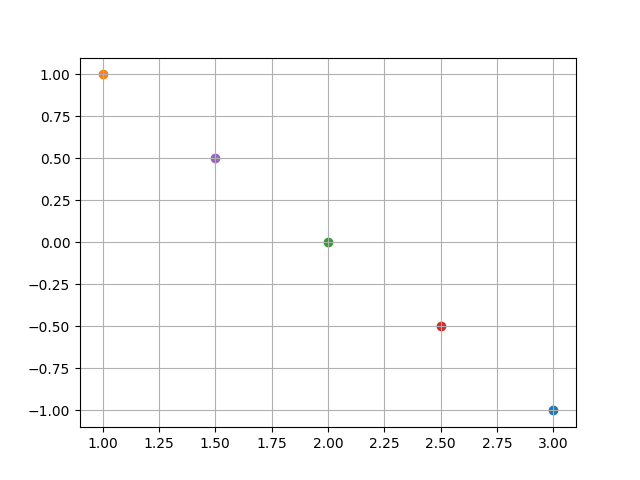

Here is the Python script that generated this plot:
import matplotlib.pyplot as plt

liste = [0, 1, 0.5, 0.25, 0.75]

for element in liste:
    x = element*1 + (1-element)*3
    y = element*1 + (1-element)*(-1)
    
    plt.scatter(x,y)

plt.grid()
plt.show()
